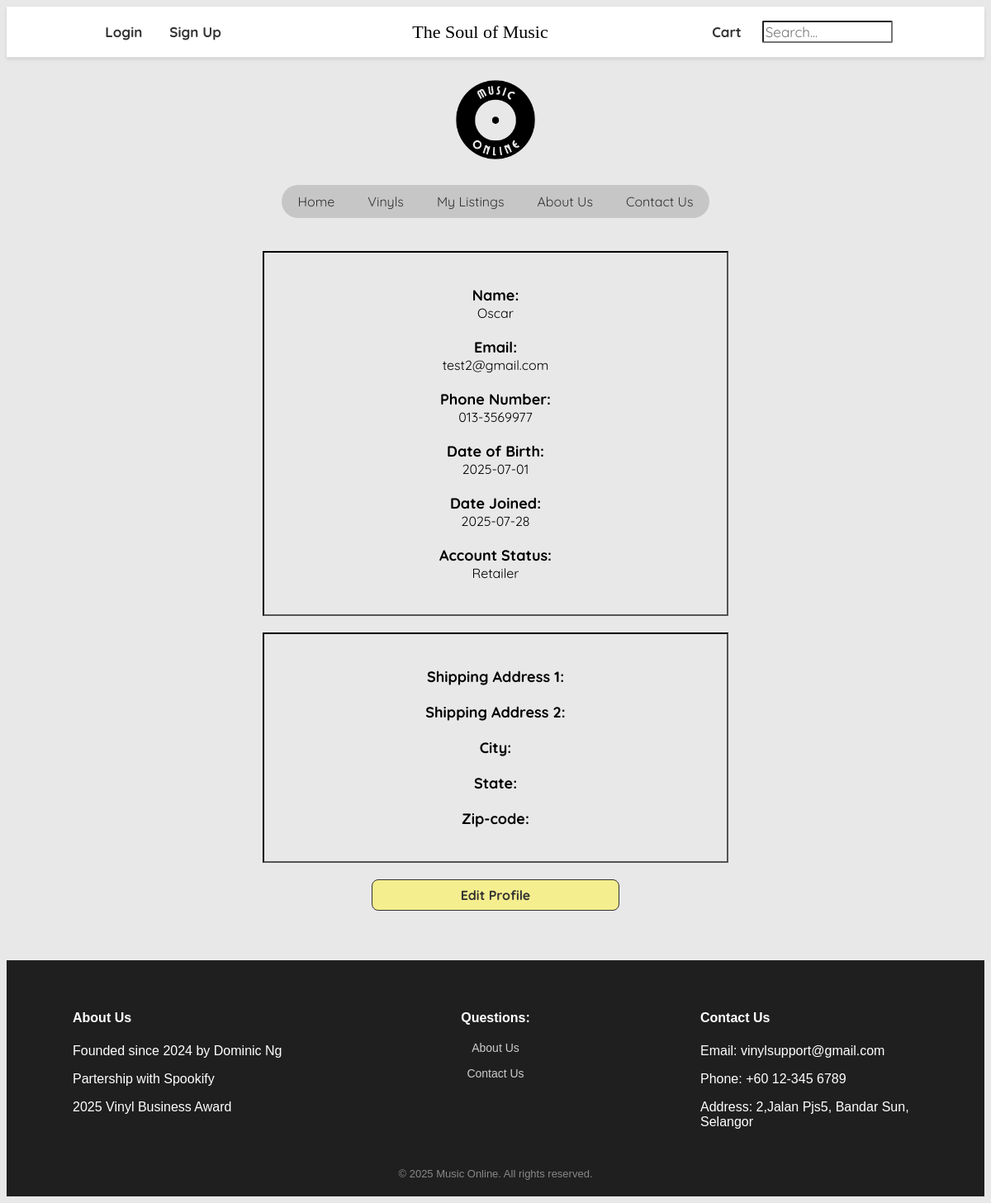
Screenshot of /profile.php (signed in) with the database file from the repository.
### tables this page shows
CREATE TABLE `user_info` (
  `user_id` int(11) NOT NULL,
  `user_name` varchar(50) NOT NULL,
  `user_password` varchar(256) NOT NULL,
  `user_email` varchar(254) NOT NULL,
  `user_dob` date NOT NULL,
  `date_joined` date NOT NULL DEFAULT current_timestamp(),
  `retailer_status` tinyint(1) NOT NULL,
  `admin_status` tinyint(1) NOT NULL,
  `phone_no` varchar(12) NOT NULL
);

### profile.php (the view, shortened to what this page needs)
<?php
    $id = $_SESSION['user_id'];
    $conn = new mysqli("localhost","root","","musiconline_db");
    $status = '';
    $query = "SELECT * FROM user_info WHERE user_id='$id'";
    $result = mysqli_query($conn, $query);
    $userInfo = mysqli_fetch_assoc($result);
    if ($userInfo['retailer_status'] == 1 && $userInfo['admin_status'] == 0) {
        $status = "Retailer";
    }
    $name = $userInfo['user_name'];
    $email = $userInfo['user_email'];
    $dob = $userInfo['user_dob'];
    $jDate = $userInfo['date_joined'];
    $phone = $userInfo['phone_no'];
?>
<!DOCTYPE html>
<html lang="en">
<head>
    <link rel="stylesheet" href="styles.css?v=2">
</head>
<body>
<header>
        <nav class="headbar">
            <div class="head-links">
            <a href="account/login.php" id="header1">Login</a>
            <a href="account/signup.php" id="header2">Sign Up</a>
            <a id="header3"></a>
            </div>
            <div class="head-links">
            <p class="head-text">The Soul of Music</p>
            </div>
            <div class="head-links">
                <a href="cart.html">Cart</a>
            <div class="search-container">
                <div>
                    <input type="text" placeholder="Search..." id="searchHome">
                </div>
                </div>
            </div>
        </nav>
    </header>
    <div class="img-container">
    <a href="index.html">
    <img src="Images/logo.png" class="logo">
    </a>
    </div>
    <nav class="nav-links">
        <ul>
            <li><a href="index.html">Home</a></li>
            <li><a href="vinyl_main.html">Vinyls</a></li>
            <li><a id="nav-listing" href="listing.html">My Listings</a></li>
            <li><a href="about_us.html">About Us</a></li>
            <li><a href="contact_us.html">Contact Us</a></li>
        </ul>
    </nav>
   <div class="profile-cont">
        <div class="profile-info">
            <div class="profile-inner">
                    <div class="padding">
                        <label for="name">Name: </label><br>
                        <span><?php echo $name ?></span>
                    </div>
                    <div class="padding">
                        <label for="email">Email: </label><br>
                        <span><?php echo $email ?></span>
                    </div>
                    <div class="padding">
                        <label for="phone">Phone Number: </label><br>
                        <span><?php echo $phone ?></span>
                    </div>
                    <div class="padding">
                        <label for="dob">Date of Birth: </label><br>
                        <span><?php echo $dob ?></span>
                    </div>
                    <div class="padding">
                        <label for="joined">Date Joined: </label><br>
                        <span><?php echo $jDate?></span>
                    </div>
                    <div class="padding">
                        <label for="joined">Account Status: </label><br>
                        <span><?php echo $status?></span>
                    </div>
            </div>
        </div><br>
        <div class="shipping-info">
            <div class="shipping-inner">
                <div class="padding">
                    <label for="address1">Shipping Address 1: </label><br>
                </div>
                <div class="padding">
                    <label for="address2">Shipping Address 2: </label><br>
                </div>
                <div class="padding">
                    <label for="city">City: </label><br>
                </div>
                <div class="padding">
                    <label for="state">State: </label><br>
                </div>
                <div class="padding">
                    <label for="zip-code">Zip-code: </label><br>
                </div>
            </div>
        </div>
        <div class="profile-submit">
            <a href="profile_edit.php">
            <input type="button" value="Edit Profile">
            </a>
        </div>
    </div>
     <footer class="footer">
  <div class="footer-container">
    <div class="footer-section-about">
        <ul>
      <h4>About Us</h4>
      <p>Founded since 2024 by Dominic Ng</p>
      <p>Partership with Spookify</p>
      <p>2025 Vinyl Business Award</p>
      </ul>
    </div>
    <div class="footer-section quick-links">
      <h4>Questions:</h4>
      <ul>
        <li><a href="about_us.html">About Us</a></li>
        <li><a href="contact_us.html">Contact Us</a></li>
      </ul>
    </div>
    <div class="footer-section-contact">
      <ul>
      <h4>Contact Us</h4>
      <p>Email: vinylsupport@gmail.com</p>
      <p>Phone: +60 12-345 6789</p>
      <p>Address: 2,Jalan Pjs5, Bandar Sun, Selangor</p>
      </ul>
    </div>
  </div>
  <div class="footer-bottom">
    &copy; 2025 Music Online. All rights reserved.
  </div>
</footer>
</body>
</html>

### styles.css (style rules this page uses)
body { background-color: #E8E8E8; background-size:cover; }
header { background-color: white; border-bottom: 1px solid #ddd; box-shadow: 0 2px 4px rgba(0,0,0,0.1); position: sticky; top: 0; z-index: 1; }
.headbar { display: flex; justify-content: space-between; align-items: center; padding: 12px 16px; position: sticky; max-height: 60; font-family: "Quicksand"; font-weight: 700; }
.head-text { position: relative; margin: auto; text-align: center; font-family: "Antaresia"; font-size: 22px; font-weight: 400; }
.head-links { display: flex; margin: auto; align-items: center; gap: 17px; font-size: 17px; max-height: 60; }
.head-links a { text-decoration: none; color: #333; padding: 8px; }
.head-links input[type='text'] { font-family: 'Quicksand'; color: #333; font-size: 17px; border-radius: 2px; width: 150px }
.search-container { position: relative; display: flex; flex-direction: column; }
.logo { width: 150px; height: 150px; }
.img-container { display: flex; flex-direction: row; align-items: center; justify-content: center; position: relative; overflow: hidden; }
.nav-links { background-color: rgba(0, 0, 0, 0.15); border-radius: 50px; display: table; justify-content: center; margin: 0 auto; overflow: hidden; }
.nav-links ul { list-style-type: none; margin: 0; padding: 0; display: flex; flex-direction: row; justify-content: center; margin: auto; font-family: "Quicksand"; }
.nav-links a { display: block; color:#333; text-decoration: none; padding: 10px 20px; border-radius: 50px; }
.profile-cont { padding: 40px; display: flex; flex-direction: column; font-family: "Quicksand"; align-items: center; text-align: center; }
.profile-cont input[type='submit'], .profile-cont input[type='button'] { font-family: "Quicksand"; color: #333; font-size: 16px; border-radius: .50rem; cursor: pointer; background: #F5EE8E; border: 0.5px solid; width: 300px; height: 38px; font-weight: bold; }
.profile-cont .padding { padding: 10px; }
.profile-cont label { font-size: 18px; font-weight: bold; }
.profile-submit { display: flex; flex-direction: row; justify-content: center; padding: 20px; }
.profile-info { display: flex; flex-direction: column; border: 2px inset black; align-items: center; padding: 30px; width: 500px; }
.shipping-info { display: flex; flex-direction: column; border: 2px inset black; align-items: center; padding: 30px; width: 500px; }
.footer { background-color: #1f1f1f; color: #fff; padding: 40px 0 20px; font-family: Arial, sans-serif; position: relative; bottom: 0; }
.footer-container { max-width: 1200px; margin: 0 auto; display: grid; grid-template-columns: 1fr 1fr 1fr; text-align: left; padding: 0 40px; }
.footer-section { padding: 0 20px; }
.footer-section h4 { font-weight: bold; margin-bottom: 10px; }
.footer-section p, .footer-section a { font-size: 14px; color: #ccc; line-height: 1.6; text-decoration: none; }
.footer-section ul { list-style: none; padding: 0; }
.footer-section ul li { margin-bottom: 8px; }
.footer-bottom { text-align: center; padding-top: 30px; font-size: 13px; color: #888; }
.footer-section-contact { margin-left: 24px; }
.footer-section.quick-links { text-align: center; }

### rows the page displays
user_info: user_name "Oscar", user_email "test2@gmail.com", phone_no "013-3569977", user_dob "2025-07-01", date_joined "2025-07-28", status "Retailer"
